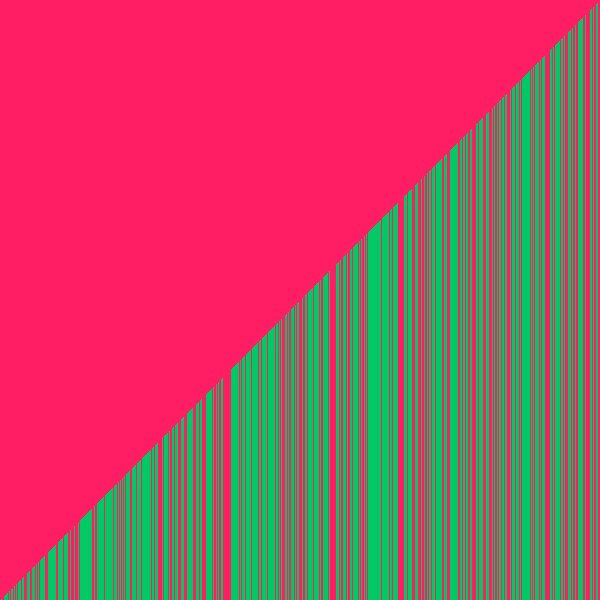
Frame 1 (no input)
Frame 60 (the mouse pressed at the canvas centre just before this capture): identical to frame 1, image omitted
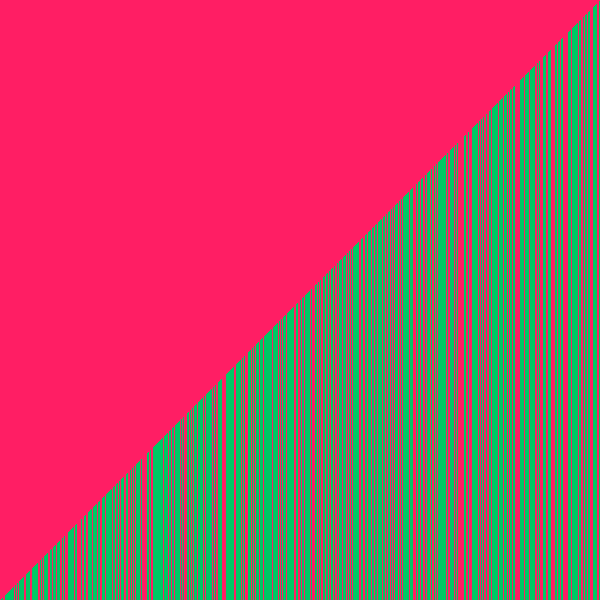
Frame 120 (the mouse held since frame 60 and released just before this capture)

The Processing sketch that drew these frames (run headless with seeded random() and noise(); from frame 60 on, the mouse is pressed at the canvas centre):

// Processing sketch: sketch__03_VisualArraySorter
// ── sketch__03_VisualArraySorter.pde
//1. create an array of ints. don't initialize it yet.
int[] ints;

void setup() {
  //2. set the size of your window
  //  if you are using Processing 3, you cannot use variables
  //  because the developers don't know how programming is supposed to work.
  size(600,600);
  //3. initialize your array with the built in width variable
  ints = new int[width];
  //4. initialize the ints in the array with random numbers
  //   from 0 to the built in height variable
  for(int i=0; i < ints.length; i++) {
    ints[i] = int(random(height));
  }
  //5. call the noStroke() method
  noStroke();
}

void draw() {
  //6. set the background color with background(r, g, b);
  background(255, 30, 100);
  //7. set the color for your graph
  fill(0, 200, 100);
  //8. draw a rectangle for each int in your array.
  for(int i=0; i < ints.length; i++) {
    rect(ints[i], height, 1, -ints[i]);
  }
  //   the x value will be the current index in the array
  //   the y value will the height variable
  //   the width is 1 (one)
  //   the height is negative the value of the element at the current index of the array


  //9. call the stepSort method
  stepSort(ints);
  //10. extract the code that randomizes the array into a method.
  
  //11. call the method you made in step 10 when the mouse is pressed
  if(mousePressed) {
    randomizeArray();
  }
}

void randomizeArray() {
  for(int i=0; i < ints.length; i++) {
    ints[i] = int(random(height));
  }
}


void stepSort(int[] arr) {
  for (int i = 1; i < arr.length; i++) {
    if (arr[i - 1] > arr[i]) {
      int t = arr[i];
      arr[i] = arr[i - 1];
      arr[i - 1] = t;
    }
  }
}
